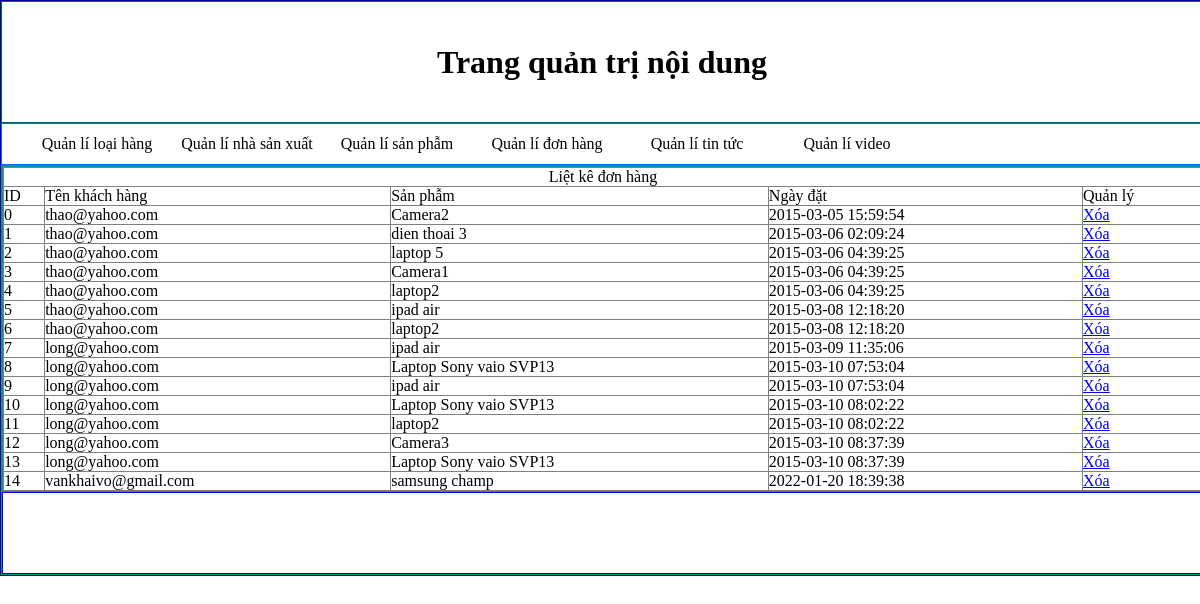
/admincp/index.php?quanly=donhang&ac=lietke, run on the app's committed database.
### tables this page shows
CREATE TABLE `cart_detail` (
  `id` int(11) NOT NULL,
  `cart_id` int(11) NOT NULL,
  `product_id` int(11) NOT NULL,
  `quantity` int(11) NOT NULL DEFAULT 1,
  `price` int(11) NOT NULL
);

CREATE TABLE `cart` (
  `id` int(11) NOT NULL,
  `fullname` text NOT NULL,
  `date` timestamp NOT NULL DEFAULT current_timestamp()
);

CREATE TABLE `products` (
  `product_id` int(100) NOT NULL,
  `product_cat` int(100) NOT NULL,
  `product_brand` int(100) NOT NULL,
  `product_title` varchar(255) NOT NULL,
  `product_price` int(100) NOT NULL,
  `product_desc` text NOT NULL,
  `product_image` text NOT NULL,
  `product_keywords` text NOT NULL
);

### admincp/modules/donhang/lietke.php (the view)
<?php
	$sql="select cart.id,products.product_id,cart_detail.product_id,product_title, fullname,date,cart_id,quantity,price from cart,cart_detail,products where products.product_id=cart_detail.product_id and cart_detail.cart_id=cart.id";
	$run_cart=mysql_query($sql);
?>
<table width="100%" border="1" >
  <tr>
    <td colspan="7"><div align="center">Liệt kê đơn hàng</div></td>
  </tr>
  <tr>
    <td>ID</td>
    <td>Tên khách hàng</td>
    <td>Sản phẫm</td>
    <td>Ngày đặt</td>
    <td>Quản lý</td>
  </tr>
  <?php
  	$i=0;
  	while($dong_cart=mysql_fetch_array($run_cart)){
  ?>
  <tr>
    <td><?php echo $i; ?></td>
    <td><?php echo $dong_cart['fullname'] ?></td>
    <td><?php  echo $dong_cart['product_title'];?></td>
    <td><?php  echo $dong_cart['date']?></td>
    <td><a href="modules/donhang/xuly.php?id=<?php echo $dong_cart['id'] ?>">Xóa</a></td>
  </tr>
  <?php
  $i++;
	}
  ?>
</table>

### admincp/css.css (style rules this page uses)
table { border-collapse:collapse; }
* { padding:0; margin:0; }

### data on the page
cart_detail: cart.fullname "thao@yahoo.com", product.product_title "Camera2", cart.date "2015-03-05 15:59:54"
cart_detail: cart.fullname "thao@yahoo.com", product.product_title "dien thoai 3", cart.date "2015-03-06 02:09:24"
cart_detail: cart.fullname "thao@yahoo.com", product.product_title "laptop 5", cart.date "2015-03-06 04:39:25"
cart_detail: cart.fullname "thao@yahoo.com", product.product_title "Camera1", cart.date "2015-03-06 04:39:25"
cart_detail: cart.fullname "thao@yahoo.com", product.product_title "laptop2", cart.date "2015-03-06 04:39:25"
cart_detail: cart.fullname "thao@yahoo.com", product.product_title "ipad air", cart.date "2015-03-08 12:18:20"
cart_detail: cart.fullname "thao@yahoo.com", product.product_title "laptop2", cart.date "2015-03-08 12:18:20"
cart_detail: cart.fullname "long@yahoo.com", product.product_title "ipad air", cart.date "2015-03-09 11:35:06"
cart_detail: cart.fullname "long@yahoo.com", product.product_title "Laptop Sony vaio SVP13", cart.date "2015-03-10 07:53:04"
cart_detail: cart.fullname "long@yahoo.com", product.product_title "ipad air", cart.date "2015-03-10 07:53:04"
cart_detail: cart.fullname "long@yahoo.com", product.product_title "Laptop Sony vaio SVP13", cart.date "2015-03-10 08:02:22"
cart_detail: cart.fullname "long@yahoo.com", product.product_title "laptop2", cart.date "2015-03-10 08:02:22"
cart_detail: cart.fullname "long@yahoo.com", product.product_title "Camera3", cart.date "2015-03-10 08:37:39"
cart_detail: cart.fullname "long@yahoo.com", product.product_title "Laptop Sony vaio SVP13", cart.date "2015-03-10 08:37:39"
cart_detail: cart.fullname "vankhaivo@gmail.com", product.product_title "samsung champ", cart.date "2022-01-20 18:39:38"
